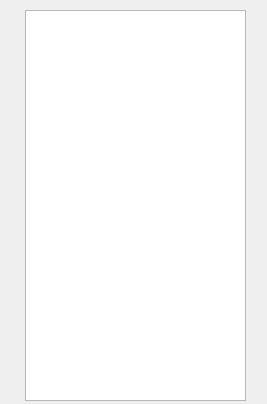
<?xml version="1.0" encoding="UTF-8"?>
<ui version="4.0">
 <class>NomeCodigo</class>
 <widget class="QDialog" name="NomeCodigo">
  <property name="geometry">
   <rect>
    <x>0</x>
    <y>0</y>
    <width>267</width>
    <height>404</height>
   </rect>
  </property>
  <property name="windowTitle">
   <string>Dialog</string>
  </property>
  <widget class="QTableWidget" name="tableWidget">
   <property name="geometry">
    <rect>
     <x>25</x>
     <y>10</y>
     <width>221</width>
     <height>391</height>
    </rect>
   </property>
  </widget>
 </widget>
 <resources/>
 <connections/>
</ui>
